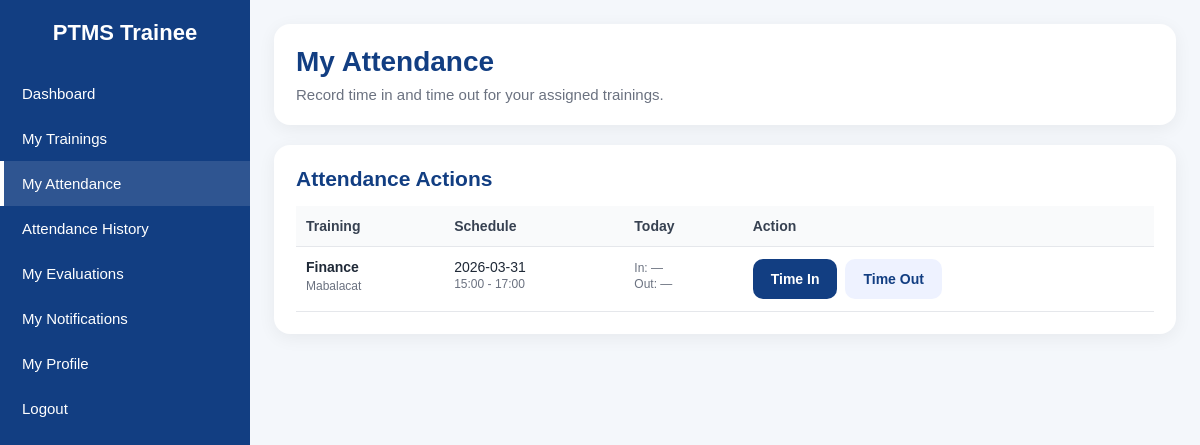
The page /modules/trainee_attendance.php (signed in) on the database its author committed.
### tables this page shows
CREATE TABLE `trainings` (
  `id` int(11) NOT NULL,
  `title` varchar(180) NOT NULL,
  `description` text DEFAULT NULL,
  `schedule_date` date NOT NULL,
  `start_time` time NOT NULL,
  `end_time` time NOT NULL,
  `venue` varchar(180) DEFAULT NULL,
  `trainer_user_id` int(11) DEFAULT NULL,
  `capacity` int(11) NOT NULL DEFAULT 20,
  `created_by` int(11) DEFAULT NULL,
  `created_at` timestamp NOT NULL DEFAULT current_timestamp()
);

### modules/trainee_attendance.php (the view, shortened to what this page needs)
<?php
require_once __DIR__ . '/../config/db.php';
$userId = (int)$_SESSION['user_id'];
$assigned = $conn->prepare("
    SELECT
        t.id,
        t.title,
        t.schedule_date,
        t.start_time,
        t.end_time,
        t.venue,
        (
            SELECT al.time_in
            FROM attendance_logs al
            WHERE al.training_id = t.id AND al.user_id = ? AND al.log_date = CURDATE()
            LIMIT 1
        ) AS today_time_in,
        (
            SELECT al.time_out
            FROM attendance_logs al
            WHERE al.training_id = t.id AND al.user_id = ? AND al.log_date = CURDATE()
            LIMIT 1
        ) AS today_time_out
    FROM training_participants tp
    INNER JOIN trainings t ON t.id = tp.training_id
    WHERE tp.user_id = ? AND tp.status = 'Enrolled'
    ORDER BY t.schedule_date DESC, t.start_time DESC
");
$assigned->bind_param('iii', $userId, $userId, $userId);
$assigned->execute();
$assignedResults = $assigned->get_result();
include __DIR__ . '/../includes/header.php';
include __DIR__ . '/../includes/sidebar_trainee.php';
?>
<div class="topbar">
    <div class="page-title">
        <h1>My Attendance</h1>
        <p>Record time in and time out for your assigned trainings.</p>
    </div>
</div>
<div class="table-card">
    <h2>Attendance Actions</h2>
    <div class="table-wrap">
        <table>
            <thead>
                <tr>
                    <th>Training</th>
                    <th>Schedule</th>
                    <th>Today</th>
                    <th>Action</th>
                </tr>
            </thead>
            <tbody>
                <?php if ($assignedResults && $assignedResults->num_rows > 0): ?>
                    <?php while ($row = $assignedResults->fetch_assoc()): ?>
                        <tr>
                            <td>
                                <strong><?= e($row['title']); ?></strong>
                                <div class="small"><?= e($row['venue'] ?? 'No venue'); ?></div>
                            </td>
                            <td>
                                <?= e($row['schedule_date']); ?><br>
                                <span class="small">
                                    <?= e(substr((string)$row['start_time'],0,5)); ?> -
                                    <?= e(substr((string)$row['end_time'],0,5)); ?>
                                </span>
                            </td>
                            <td>
                                <span class="small">
                                    In: <?= e($row['today_time_in'] ?? '—'); ?><br>
                                    Out: <?= e($row['today_time_out'] ?? '—'); ?>
                                </span>
                            </td>
                            <td>
                                <form method="POST" style="display:flex;gap:8px;flex-wrap:wrap;">
                                    <button class="btn btn-blue" type="submit" name="attendance_action" value="time_in">Time In</button>
                                    <button class="btn btn-light" type="submit" name="attendance_action" value="time_out">Time Out</button>
                                </form>
                            </td>
                        </tr>
                    <?php endwhile; ?>
                <?php else: ?>
                    <tr>
                        <td colspan="4" class="empty">No assigned trainings available.</td>
                    </tr>
                <?php endif; ?>
            </tbody>
        </table>
    </div>
</div>
<?php include __DIR__ . '/../includes/footer.php'; ?>

### includes/header.php (style rules this page uses)
* { margin:0; padding:0; box-sizing:border-box; }
body { font-family: Arial, Helvetica, sans-serif; background:#f4f7fb; color:#1f2937; }
.topbar { background:#fff; padding:22px; border-radius:16px; box-shadow:0 4px 18px rgba(0,0,0,0.06); margin-bottom:20px; }
.page-title h1 { font-size:28px; color:#123e82; margin-bottom:8px; }
.page-title p { color:#6b7280; font-size:15px; }
.btn { display:inline-block; padding:12px 18px; border-radius:10px; text-decoration:none; font-weight:bold; font-size:14px; transition:0.3s; cursor:pointer; border:none; }
.btn-blue { background:#123e82; color:#fff; }
.btn-light { background:#eef2ff; color:#123e82; }
.stat-card, .table-card, .content-card { background:#fff; border-radius:16px; padding:22px; box-shadow:0 4px 18px rgba(0,0,0,0.06); }
.table-card h2, .content-card h2 { color:#123e82; font-size:21px; margin-bottom:15px; }
.table-wrap { overflow-x:auto; }
table { width:100%; border-collapse:collapse; }
table th, table td { padding:12px 10px; border-bottom:1px solid #e5e7eb; text-align:left; font-size:14px; vertical-align:top; }
table th { background:#f9fafb; color:#374151; }
.small { font-size:12px; color:#6b7280; margin-top:4px; }

### rows shown on the page
trainings: title "Finance", venue "Mabalacat", schedule_date "2026-03-31", start_time "15:00", end_time "17:00", today_time_in "—", today_time_out "—"
